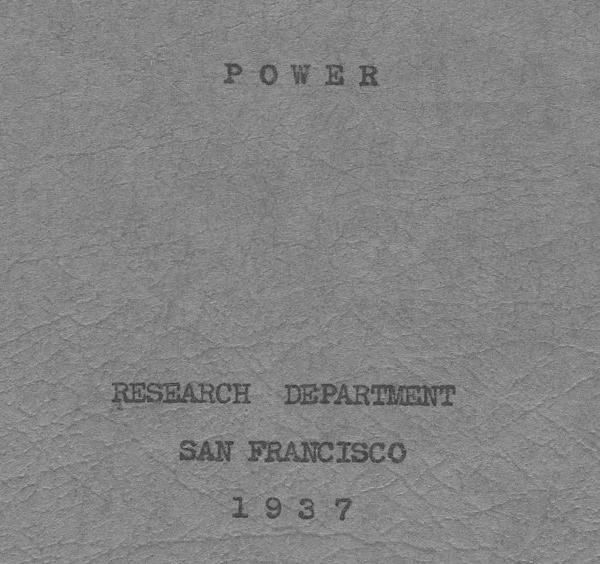
//> input picture test2.png, 600 x 564 px
$ ./Task1   (built with g++ and OpenCV 4)
//> lines starting //> are read from the running program, lines starting //| are printed output that depends on the picture; after the words box and inside, x2 and y2 are one past the last pixel; in counts of white or black regions, pixels touching at a corner belong together
//http://citeseerx.ist.psu.edu/viewdoc/download?doi=10.1.1.439.509&rep=rep1&type=pdf - ссылка на научную работу с описанием алгоритма Ниблэка
#include <opencv2/core/core.hpp>
#include <opencv2/highgui/highgui.hpp>
#include <opencv2/imgproc/imgproc.hpp>
#include <iostream>

using namespace cv;
using namespace std;

Mat img;

void make_black(int i, int j)
{
	img.at<uchar>(i, j) = 0;
}

void make_white(int i, int j)
{
	img.at<uchar>(i, j) = 255;
}

int main()
{
	int r = 16; //радиус окрестности, в которой высчитывается формула
	double k = -0.2; //эмпирически определяемый параметр
	double nAverage, average, sqrnDeviation, threshold;
	img = imread("../test2.png", IMREAD_COLOR);
//> img is the input picture: 564 rows x 600 cols, CV_8UC3; min 46, max 179, mean 131.4
	if (img.empty())
	{
		std::cout << "error" << endl;
		return -1;
	}
	int Isize = img.rows;
//> Isize = 564
	int Jsize = img.cols;
//> Jsize = 600
	int Isize1 = Isize + 2 * r;
//> Isize1 = 596
	int Jsize1 = Jsize + 2 * r;
//> Jsize1 = 632
	int n = (2 * r + 1) * (2 * r + 1);
	cvtColor(img, img, COLOR_BGR2GRAY);
//> img: 564 rows x 600 cols, CV_8UC1

	double** brightness = new double* [Isize1];
	for (int i = 0; i < Isize1; i++)
		brightness[i] = new double[Jsize1];
	for (int i = 0; i < Isize1; i++)
		for (int j = 0; j < Jsize1; j++)
		{
			brightness[i][j] = -1;
		}

	for (int i = 0; i < Isize; i++)
		for (int j = 0; j < Jsize; j++)
		{
			brightness[i + r][j + r] = img.at<uchar>(i, j);
		}

	//(i,r) first
	for (int i = r; i < Isize + r; i++)
	{
		average = nAverage = sqrnDeviation = 0;
		for (int i1 = i - r; i1 < i + r + 1; i1++)
			for (int j1 = r; j1 < 2 * r + 1; j1++)
				if (brightness[i1][j1] != -1) nAverage += brightness[i1][j1];
		average = nAverage / n;
		for (int i1 = i - r; i1 < i + r + 1; i1++)
			for (int j1 = r; j1 < 2 * r + 1; j1++)
			{
				double b = brightness[i1][j1];
				if (b != -1) sqrnDeviation += (b - average) * (b - average);
				//sqrnDeviation += b * b;
			}
		threshold = average + k * sqrt(sqrnDeviation / n);
		//threshold = average + k * sqrt(-average * average + sqrnDeviation / n);
		if (brightness[i][r] < threshold) make_black(i - r, 0); else make_white(i - r, 0);

		for (int j = r + 1; j < Jsize + r; j++)
		{
			for (int k = i - r; k < i + r + 1; k++)
			{
				double b1 = brightness[k][j - r - 1];
				double b2 = brightness[k][j + r];
				if (b1 != -1) nAverage -= b1;
				if (b2 != -1) nAverage += b2;
			}
			average = nAverage / n;
			for (int k = i - r; k < i + r + 1; k++)
			{
				double b1 = brightness[k][j - r - 1];
				double b2 = brightness[k][j + r];
				//sqrnDeviation -= b1 * b1;
				//sqrnDeviation += b2 * b2;
				if (b1 != -1) sqrnDeviation -= (b1 - average) * (b1 - average);
				if (b2 != -1) sqrnDeviation += (b2 - average) * (b2 - average);
			}

			threshold = average + k * sqrt(sqrnDeviation / n);
			//threshold = average + k * sqrt(-average * average + sqrnDeviation / n);
			if (brightness[i][j] < threshold) make_black(i - r, j - r); else make_white(i - r, j - r);
		}
	}
//> this loop made 564 passes
//> (nAverage, average, sqrnDeviation, threshold) on passes 1 to 3: (37493, 34.43, 2528524.7, 24.79), (39692, 36.45, 2561012.1, 26.75), (41910, 38.48, 2585654.2, 28.74)
//> after the loop, average = 36.09; nAverage = 39298; sqrnDeviation = 2810424.9; threshold = 25.93

	namedWindow("window", WINDOW_AUTOSIZE);
	imshow("window", img);
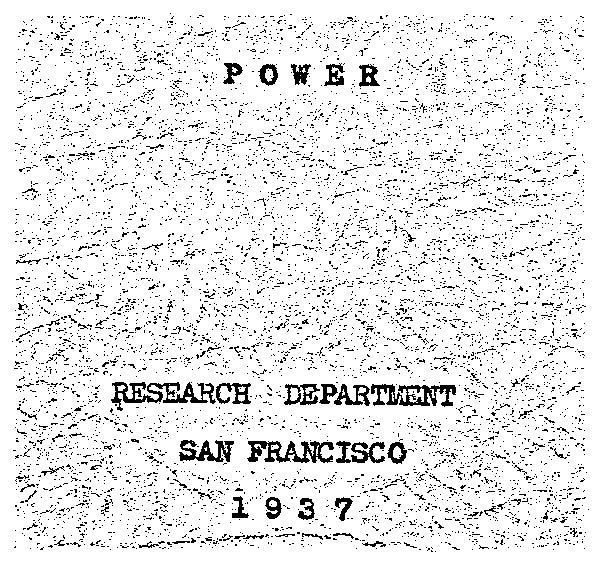
//> window 'window': 564 rows x 600 cols, CV_8UC1; 91.4% white; black in thin lines or dots
	waitKey(0);

	destroyWindow("window");
	for (int i = 0; i < Isize1; i++)
	{
		delete[] brightness[i];
	}
	delete[] brightness;
	return 0;
}

$ run again, with test1.png copied over test2.png
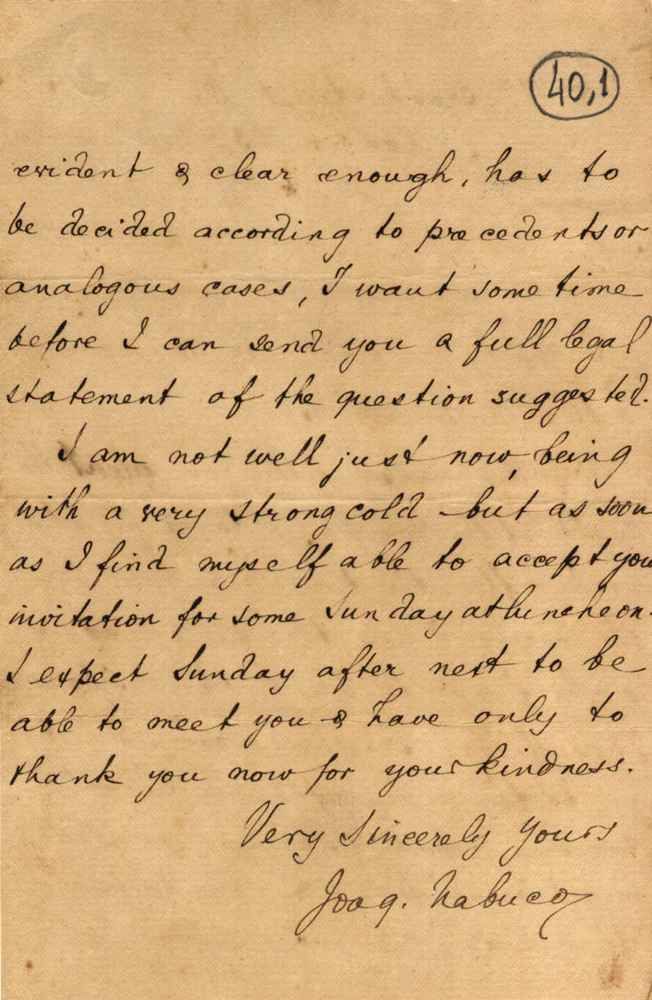
//> input picture test1.png, 652 x 1000 px, shrunk from 888 x 1361 before the run
//> img is the input picture: 1000 rows x 652 cols, CV_8UC3; mean B, G, R 123.9, 173.1, 211
//> `cvtColor(img, img, COLOR_BGR2GRAY);`:
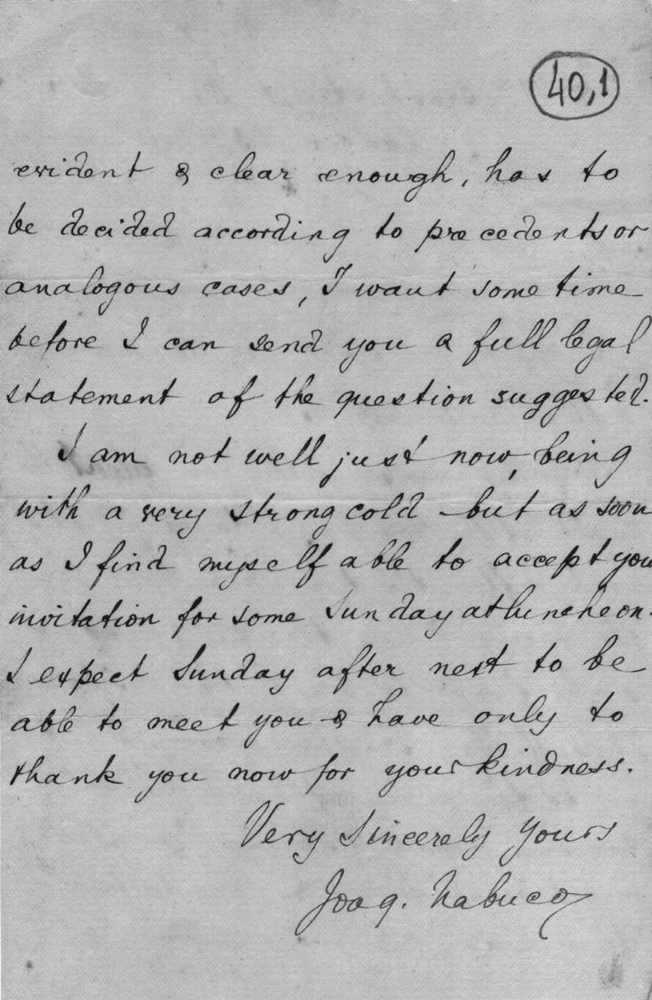
//> img: 1000 rows x 652 cols, CV_8UC1; min 4, max 242, mean 178.8
//> the loop `for (int i = r; i < Isize + r; i++)` made 1000 passes
//> (nAverage, average, sqrnDeviation, threshold) on passes 1 to 3: (51349, 47.15, 4678235.4, 34.04), (54449, 50, 4755410.1, 36.78), (57492, 52.79, 4804195.7, 39.51)
//> after the loop `for (int i = r; i < Isize + r; i++)`: average = 48.73; nAverage = 53063; sqrnDeviation = 5048303.2; threshold = 35.11
//> `imshow("window", img);`:
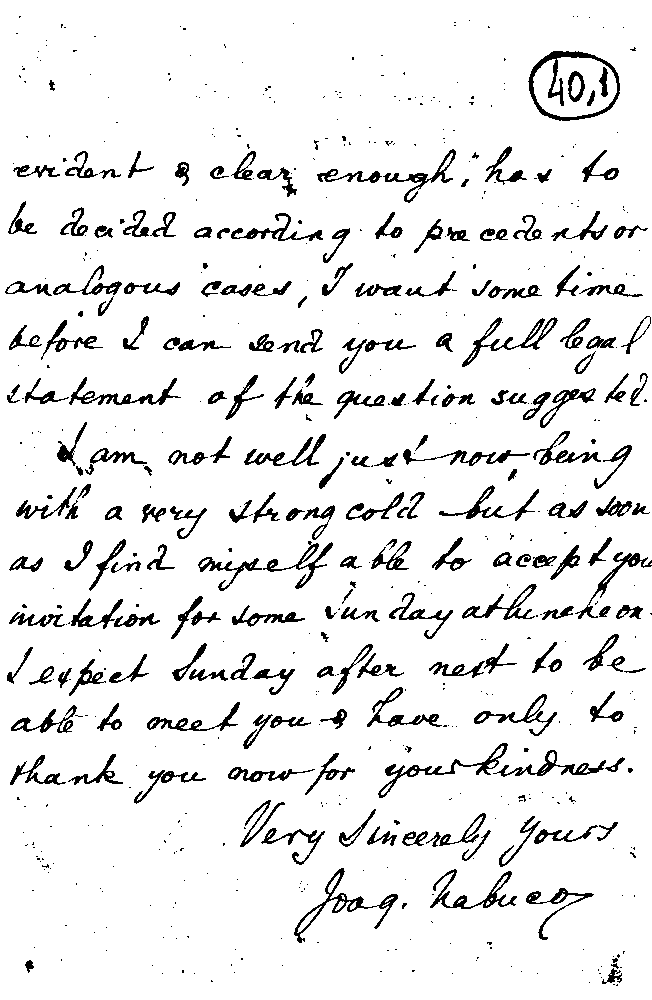
//> window 'window': 1000 rows x 652 cols, CV_8UC1; 92% white; 643 black regions (427 under 20 px), largest, box (x1, y1, x2, y2) and area: (528, 51, 620, 121) 1276, (294, 868, 398, 943) 914, (378, 743, 508, 798) 839
